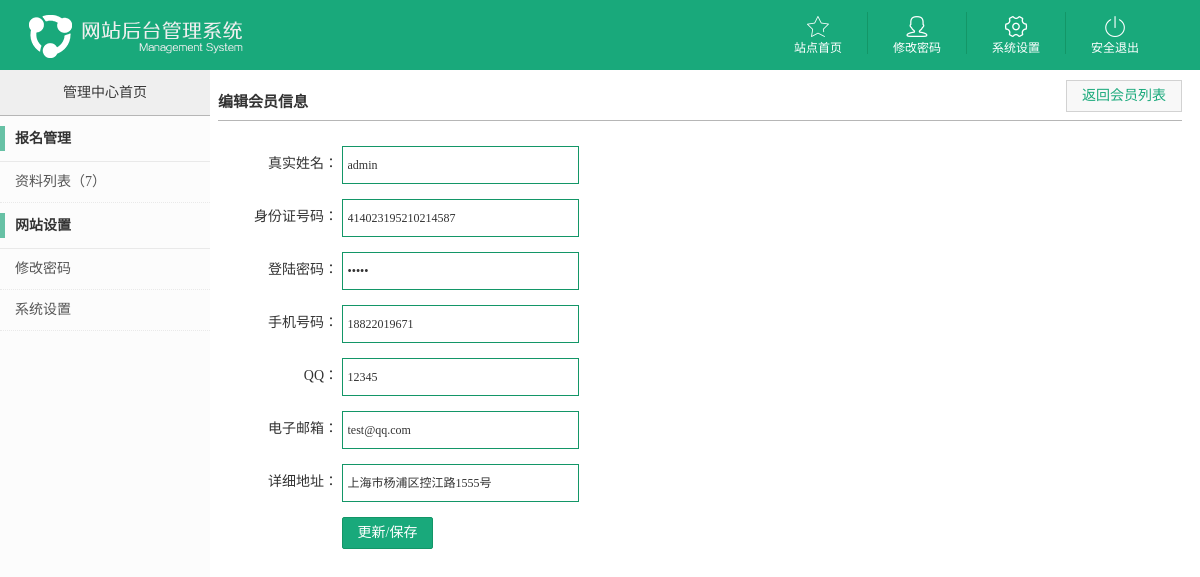
The page /admin/user_edit.php?id=1 on the database its author committed.
### tables this page shows
CREATE TABLE IF NOT EXISTS `member` (
  `id` int(10) NOT NULL,
  `username` varchar(20) NOT NULL,
  `sfz` varchar(30) NOT NULL,
  `pwd` varchar(20) NOT NULL,
  `tel` varchar(15) NOT NULL,
  `qq` varchar(15) NOT NULL,
  `email` varchar(30) NOT NULL,
  `address` varchar(30) NOT NULL,
  `regtime` varchar(20) NOT NULL
);

### admin/user_edit.php (the view, shortened to what this page needs)
<?php
$sql='select * from member where id="'.$_GET['id'].'"';
$query=mysql_query($sql);
$row=mysql_fetch_array($query);
?>
<!DOCTYPE html>
<html>
<head>
<link rel="stylesheet" type="text/css" href="css/style.css">
</head>
<body>
<?php include ("header.php"); ?>
<?php include ("left.php"); ?>
<section class="rt_wrap content mCustomScrollbar">
 <div class="rt_content">
      <div class="page_title">
       <h2 class="fl">编辑会员信息</h2>
       <a href="user_list.php" class="fr top_rt_btn">返回会员列表</a>
      </div>
      <ul class="ulColumn2">
	  <form method="POST" action="user_edit.php?sub=yes&id=<?php echo $row['id'];?>">
       <li>
        <span class="item_name" style="width:120px;">真实姓名：</span>
        <input type="text" class="textbox textbox_225" name="username" value="<?php echo $row['username'];?>" placeholder="真实姓名..."/>
       </li>
       <li>
        <span class="item_name" style="width:120px;">身份证号码：</span>
        <input type="tel" class="textbox textbox_225" name="sfz" value="<?php echo $row['sfz'];?>" placeholder="身份证号码..."/>
       </li>
       <li>
        <span class="item_name" style="width:120px;">登陆密码：</span>
        <input type="password" class="textbox textbox_225" name="pwd" value="<?php echo $row['pwd'];?>" placeholder="登陆密码..."/>
       </li>
       <li>
        <span class="item_name" style="width:120px;">手机号码：</span>
        <input type="text" class="textbox textbox_225" name="tel" value="<?php echo $row['tel'];?>" placeholder="手机号码..."/>
       </li>
       <li>
        <span class="item_name" style="width:120px;">QQ：</span>
        <input type="text" class="textbox textbox_225" name="qq" value="<?php echo $row['qq'];?>" placeholder="QQ号码..."/>
       </li>
       <li>
        <span class="item_name" style="width:120px;">电子邮箱：</span>
        <input type="email" class="textbox textbox_225" name="email" value="<?php echo $row['email'];?>" placeholder="电子邮箱..."/>
       </li>
       <li>
        <span class="item_name" style="width:120px;">详细地址：</span>
        <input type="tel" class="textbox textbox_225" name="address" value="<?php echo $row['address'];?>" placeholder="详细地址..."/>
       </li>
       <li>
        <input type="submit" class="link_btn" value="更新/保存"/>
       </li>
      </form>
      </ul>
 </div>
</section>
</body>
</html>

### admin/css/style.css (style rules this page uses)
html { overflow-y:hidden; }
body { margin:0;height:100%; }
button,input,optgroup,select,textarea { color:inherit;font:inherit;margin:0 }
button,html input[type=button],input[type=reset],input[type=submit] { -webkit-appearance:button;cursor:pointer }
input,select,button { outline:none; }
html { font-size:50px;-webkit-tap-highlight-color:transparent;height:100%;min-width:320px;overflow-x:hidden }
body { font-family:"Microsoft YaHei";font-size:.28em;line-height:1;color:#333;background-color:white; }
.h1,.h2,.h3,.h4,.h5,.h6,h1,h2,h3,h4,h5,h6 { font-weight:500;line-height:1.1 }
.h1,.h2,.h3,h1,h2,h3 { margin-top:.28rem;margin-bottom:.14rem }
.h2,h2 { font-size:.2996rem }
button,input,select,textarea { font-family:inherit;font-size:inherit;line-height:inherit }
a { color:#06c1ae;text-decoration:none;outline:0 }
ul { margin:0;padding:0;list-style-type:none }
.fl { float:left; }
.fr { float:right; }
.rt_wrap { margin-left:218px;margin-right:10px;height:100%;position:relative; }
.rt_content { margin-bottom:80px;margin-right:8px;overflow:hidden; }
.link_btn { border:1px #139667 solid;border-radius:2px;background:#19a97b;color:white;padding:8px 15px;display:inline-block;cursor:pointer; }
.textbox { border:1px #139667 solid;height:26px;line-height:26px;padding:5px;font-size:12px; vertical-align:middle; }
.textbox_225 { width:225px; }
.page_title { height:40px;line-height:40px;border-bottom:1px #b6b6b6 solid;margin:10px 0; }
.page_title h2 { font-size:15px;font-weight:bold; }
.page_title .top_rt_btn { display:inline-block;height:30px;line-height:30px;padding:0 15px;border:1px #d2d2d2 solid;background:#f8f8f8;color:#19a97b; vertical-align:middle;cursor:pointer; }
.ulColumn2 { overflow:hidden; }
.ulColumn2 li { margin:15px 0; }
.ulColumn2 li .item_name { text-align:right;display:inline-block; }

### rows shown on the page
member: username "admin", sfz "414023195210214587", tel "18822019671", qq "12345", email "test@qq.com", address "上海市杨浦区控江路1555号"

### other values the page prints
$num "7"
